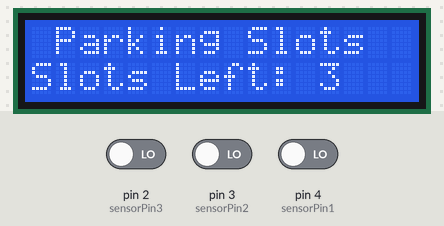
Simulated run of this sketch. Board: Arduino Uno, built with avr-gcc and run on an emulated ATmega328P. Shown: 16×2 character LCD. Inputs (shaded band) come from the test bench; at power-on: pin 2 (sensorPin3) LOW, pin 3 (sensorPin2) LOW, pin 4 (sensorPin1) LOW. What the sketch prints to the serial monitor is not drawn.

Above: at 1.2 s.
1.3 s: pin 2 (sensorPin3) driven HIGH
At 2.4 s:
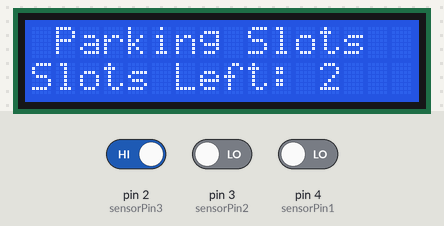
3.0 s: pin 3 (sensorPin2) driven HIGH
At 3.8 s:
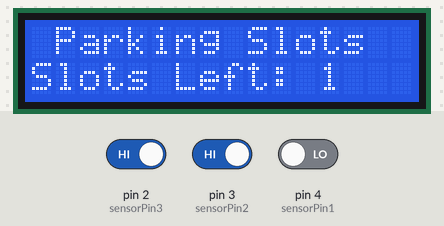
4.6 s: pin 4 (sensorPin1) driven HIGH
At 5.2 s:
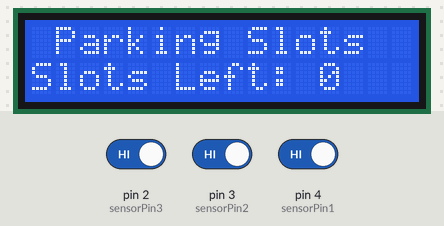
Timing chart, 0 to 7.6 s (numbered marks = the images above; inputs shaded):
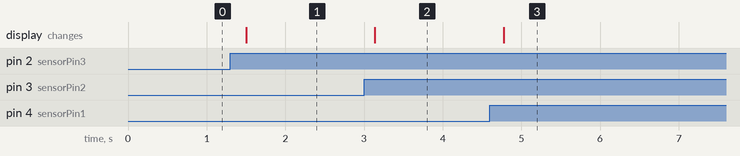

The sketch:

Code.ino
```cpp
#include <LiquidCrystal.h>

LiquidCrystal lcd(13, 12, 11, 10, 9, 8); // Initialize the LCD with the appropriate pins

int sensorPin1 = 4; // Pin connected to first IR sensor
int sensorPin2 = 3; // Pin connected to second IR sensor
int sensorPin3 = 2; // Pin connected to third IR sensor

int slotsLeft = 3; // Total number of parking slots

bool carDetected1 = false;
bool carDetected2 = false;
bool carDetected3 = false;

void setup() {
  Serial.begin(9600);
  pinMode(sensorPin1, INPUT);
  pinMode(sensorPin2, INPUT);
  pinMode(sensorPin3, INPUT);

  lcd.begin(16, 2); // Initialize the LCD: 16 columns and 2 rows
  lcd.print(" Parking Slots "); // Display initial message
  lcd.setCursor(0, 1); // Move cursor to the second row
  lcd.print(slotsLeft); // Display initial slots left count
}

void loop() {
  int sensorValue1 = digitalRead(sensorPin1);
  int sensorValue2 = digitalRead(sensorPin2);
  int sensorValue3 = digitalRead(sensorPin3);
  Serial.print(sensorValue1);
  Serial.print(" ");
  Serial.print(sensorValue2);
  Serial.print(" ");
  Serial.println(sensorValue3);

  if (sensorValue1 == HIGH && !carDetected1) {
    // Car detected in slot 1
    delay(100); // Debounce delay
    carDetected1 = true;
    slotsLeft--;
  } else if (sensorValue1 == LOW && carDetected1) {
    // Car not detected in slot 1
    delay(100); // Debounce delay
    carDetected1 = false;
    slotsLeft++;
  }

  if (sensorValue2 == HIGH && !carDetected2) {
    // Car detected in slot 2
    delay(100); // Debounce delay
    carDetected2 = true;
    slotsLeft--;
  } else if (sensorValue2 == LOW && carDetected2) {
    // Car not detected in slot 2
    delay(100); // Debounce delay
    carDetected2 = false;
    slotsLeft++;
  }

  if (sensorValue3 == HIGH && !carDetected3) {
    // Car detected in slot 3
    delay(100); // Debounce delay
    carDetected3 = true;
    slotsLeft--;
  } else if (sensorValue3 == LOW && carDetected3) {
    // Car not detected in slot 3
    delay(100); // Debounce delay
    carDetected3 = false;
    slotsLeft++;
  }

  // Ensure that the slotsLeft count does not go below 0 or above the total slots
  slotsLeft = constrain(slotsLeft, 0, 3);

  // Update LCD display with slots left count
  lcd.setCursor(0, 1); // Move cursor to the second row
  lcd.print("Slots Left:   "); // Clear the previous count
  lcd.setCursor(12, 1);
  lcd.print(slotsLeft); // Display updated slots left count

  delay(100); // Add a small delay to prevent flickering
}
```

Measured:
- after the input at 1.3 s, the display: changes after 0.20 s (image 1)
- after the input at 3.0 s, the display: changes after 0.14 s (image 2)
- after the input at 4.6 s, the display: changes after 0.18 s (image 3)
